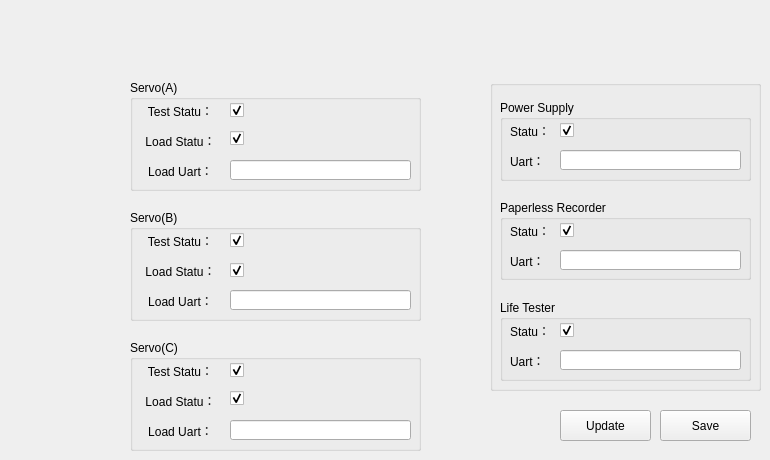
     <widget class="QWidget" name="tab_4">
      <attribute name="title">
       <string>Set The UART</string>
      </attribute>
      <widget class="QGroupBox" name="groupBox_7">
       <property name="geometry">
        <rect>
         <x>490</x>
         <y>80</y>
         <width>271</width>
         <height>311</height>
        </rect>
       </property>
       <property name="title">
        <string/>
       </property>
       <widget class="QGroupBox" name="groupBox_36">
        <property name="geometry">
         <rect>
          <x>10</x>
          <y>20</y>
          <width>251</width>
          <height>81</height>
         </rect>
        </property>
        <property name="title">
         <string>Power Supply</string>
        </property>
        <widget class="QCheckBox" name="checkBox_VOLT">
         <property name="enabled">
          <bool>true</bool>
         </property>
         <property name="geometry">
          <rect>
           <x>60</x>
           <y>20</y>
           <width>181</width>
           <height>21</height>
          </rect>
         </property>
         <property name="focusPolicy">
          <enum>Qt::NoFocus</enum>
         </property>
         <property name="text">
          <string/>
         </property>
         <property name="checkable">
          <bool>true</bool>
         </property>
         <property name="checked">
          <bool>true</bool>
         </property>
         <property name="tristate">
          <bool>false</bool>
         </property>
        </widget>
        <widget class="QLineEdit" name="lineEdit_VOLTUART">
         <property name="geometry">
          <rect>
           <x>60</x>
           <y>50</y>
           <width>181</width>
           <height>20</height>
          </rect>
         </property>
         <property name="alignment">
          <set>Qt::AlignLeading|Qt::AlignLeft|Qt::AlignVCenter</set>
         </property>
        </widget>
        <widget class="QLabel" name="label_43">
         <property name="geometry">
          <rect>
           <x>10</x>
           <y>50</y>
           <width>41</width>
           <height>22</height>
          </rect>
         </property>
         <property name="text">
          <string>Uart：</string>
         </property>
         <property name="alignment">
          <set>Qt::AlignLeading|Qt::AlignLeft|Qt::AlignVCenter</set>
         </property>
        </widget>
        <widget class="QLabel" name="label_VOLT">
         <property name="geometry">
          <rect>
           <x>10</x>
           <y>20</y>
           <width>41</width>
           <height>22</height>
          </rect>
         </property>
         <property name="text">
          <string>Statu：</string>
         </property>
         <property name="alignment">
          <set>Qt::AlignLeading|Qt::AlignLeft|Qt::AlignVCenter</set>
         </property>
        </widget>
       </widget>
       <widget class="QGroupBox" name="groupBox_38">
        <property name="geometry">
         <rect>
          <x>10</x>
          <y>120</y>
          <width>251</width>
          <height>80</height>
         </rect>
        </property>
        <property name="title">
         <string>Paperless Recorder</string>
        </property>
        <widget class="QLabel" name="label_12">
         <property name="geometry">
          <rect>
           <x>10</x>
           <y>50</y>
           <width>41</width>
           <height>22</height>
          </rect>
         </property>
         <property name="text">
          <string>Uart：</string>
         </property>
         <property name="alignment">
          <set>Qt::AlignLeading|Qt::AlignLeft|Qt::AlignVCenter</set>
         </property>
        </widget>
        <widget class="QCheckBox" name="checkBox_TRC">
         <property name="enabled">
          <bool>true</bool>
         </property>
         <property name="geometry">
          <rect>
           <x>60</x>
           <y>20</y>
           <width>181</width>
           <height>21</height>
          </rect>
         </property>
         <property name="mouseTracking">
          <bool>true</bool>
         </property>
         <property name="focusPolicy">
          <enum>Qt::NoFocus</enum>
         </property>
         <property name="text">
          <string/>
         </property>
         <property name="checkable">
          <bool>true</bool>
         </property>
         <property name="checked">
          <bool>true</bool>
         </property>
         <property name="tristate">
          <bool>false</bool>
         </property>
        </widget>
        <widget class="QLineEdit" name="lineEdit_TRCUART">
         <property name="geometry">
          <rect>
           <x>60</x>
           <y>50</y>
           <width>181</width>
           <height>20</height>
          </rect>
         </property>
         <property name="alignment">
          <set>Qt::AlignLeading|Qt::AlignLeft|Qt::AlignVCenter</set>
         </property>
        </widget>
        <widget class="QLabel" name="label_VOLT_2">
         <property name="geometry">
          <rect>
           <x>10</x>
           <y>20</y>
           <width>41</width>
           <height>22</height>
          </rect>
         </property>
         <property name="text">
          <string>Statu：</string>
         </property>
         <property name="alignment">
          <set>Qt::AlignLeading|Qt::AlignLeft|Qt::AlignVCenter</set>
         </property>
        </widget>
       </widget>
       <widget class="QGroupBox" name="groupBox_41">
        <property name="geometry">
         <rect>
          <x>10</x>
          <y>220</y>
          <width>251</width>
          <height>81</height>
         </rect>
        </property>
        <property name="title">
         <string>Life Tester</string>
        </property>
        <widget class="QCheckBox" name="checkBox_TEST">
         <property name="enabled">
          <bool>true</bool>
         </property>
         <property name="geometry">
          <rect>
           <x>60</x>
           <y>20</y>
           <width>181</width>
           <height>21</height>
          </rect>
         </property>
         <property name="focusPolicy">
          <enum>Qt::NoFocus</enum>
         </property>
         <property name="text">
          <string/>
         </property>
         <property name="checked">
          <bool>true</bool>
         </property>
         <property name="tristate">
          <bool>false</bool>
         </property>
        </widget>
        <widget class="QLabel" name="label_VOLT_5">
         <property name="geometry">
          <rect>
           <x>10</x>
           <y>50</y>
           <width>41</width>
           <height>22</height>
          </rect>
         </property>
         <property name="text">
          <string>Uart：</string>
         </property>
         <property name="alignment">
          <set>Qt::AlignLeading|Qt::AlignLeft|Qt::AlignVCenter</set>
         </property>
        </widget>
        <widget class="QLineEdit" name="lineEdit_TESTUART">
         <property name="geometry">
          <rect>
           <x>60</x>
           <y>50</y>
           <width>181</width>
           <height>20</height>
          </rect>
         </property>
         <property name="alignment">
          <set>Qt::AlignLeading|Qt::AlignLeft|Qt::AlignVCenter</set>
         </property>
        </widget>
        <widget class="QLabel" name="label_VOLT_4">
         <property name="geometry">
          <rect>
           <x>10</x>
           <y>20</y>
           <width>41</width>
           <height>22</height>
          </rect>
         </property>
         <property name="text">
          <string>Statu：</string>
         </property>
         <property name="alignment">
          <set>Qt::AlignLeading|Qt::AlignLeft|Qt::AlignVCenter</set>
         </property>
        </widget>
       </widget>
      </widget>
      <widget class="QGroupBox" name="groupBox_39">
       <property name="geometry">
        <rect>
         <x>130</x>
         <y>340</y>
         <width>291</width>
         <height>111</height>
        </rect>
       </property>
       <property name="title">
        <string>Servo(C)</string>
       </property>
       <widget class="QLabel" name="label_LOAD_A">
        <property name="geometry">
         <rect>
          <x>10</x>
          <y>50</y>
          <width>81</width>
          <height>22</height>
         </rect>
        </property>
        <property name="text">
         <string>Load Statu：</string>
        </property>
        <property name="alignment">
         <set>Qt::AlignCenter</set>
        </property>
       </widget>
       <widget class="QLabel" name="label_58">
        <property name="geometry">
         <rect>
          <x>10</x>
          <y>80</y>
          <width>81</width>
          <height>22</height>
         </rect>
        </property>
        <property name="text">
         <string>Load Uart：</string>
        </property>
        <property name="alignment">
         <set>Qt::AlignCenter</set>
        </property>
       </widget>
       <widget class="QLabel" name="label_59">
        <property name="geometry">
         <rect>
          <x>10</x>
          <y>20</y>
          <width>81</width>
          <height>22</height>
         </rect>
        </property>
        <property name="text">
         <string>Test Statu：</string>
        </property>
        <property name="alignment">
         <set>Qt::AlignCenter</set>
        </property>
       </widget>
       <widget class="QCheckBox" name="checkBox_TEST_C">
        <property name="enabled">
         <bool>true</bool>
        </property>
        <property name="geometry">
         <rect>
          <x>100</x>
          <y>20</y>
          <width>16</width>
          <height>21</height>
         </rect>
        </property>
        <property name="focusPolicy">
         <enum>Qt::NoFocus</enum>
        </property>
        <property name="text">
         <string/>
        </property>
        <property name="checked">
         <bool>true</bool>
        </property>
        <property name="tristate">
         <bool>false</bool>
        </property>
       </widget>
       <widget class="QLineEdit" name="lineEdit_LOADUART_C">
        <property name="geometry">
         <rect>
          <x>100</x>
          <y>80</y>
          <width>181</width>
          <height>20</height>
         </rect>
        </property>
        <property name="alignment">
         <set>Qt::AlignLeading|Qt::AlignLeft|Qt::AlignVCenter</set>
        </property>
       </widget>
       <widget class="QCheckBox" name="checkBox_C">
        <property name="enabled">
         <bool>true</bool>
        </property>
        <property name="geometry">
         <rect>
          <x>100</x>
          <y>50</y>
          <width>16</width>
          <height>16</height>
         </rect>
        </property>
        <property name="focusPolicy">
         <enum>Qt::NoFocus</enum>
        </property>
        <property name="text">
         <string/>
        </property>
        <property name="checked">
         <bool>true</bool>
        </property>
        <property name="tristate">
         <bool>false</bool>
        </property>
       </widget>
      </widget>
      <widget class="QGroupBox" name="groupBox_37">
       <property name="geometry">
        <rect>
         <x>130</x>
         <y>210</y>
         <width>291</width>
         <height>111</height>
        </rect>
       </property>
       <property name="title">
        <string>Servo(B)</string>
       </property>
       <widget class="QLabel" name="label_LOAD_B">
        <property name="geometry">
         <rect>
          <x>10</x>
          <y>50</y>
          <width>81</width>
          <height>22</height>
         </rect>
        </property>
        <property name="text">
         <string>Load Statu：</string>
        </property>
        <property name="alignment">
         <set>Qt::AlignCenter</set>
        </property>
       </widget>
       <widget class="QCheckBox" name="checkBox_B">
        <property name="enabled">
         <bool>true</bool>
        </property>
        <property name="geometry">
         <rect>
          <x>100</x>
          <y>50</y>
          <width>16</width>
          <height>21</height>
         </rect>
        </property>
        <property name="focusPolicy">
         <enum>Qt::NoFocus</enum>
        </property>
        <property name="text">
         <string/>
        </property>
        <property name="checkable">
         <bool>true</bool>
        </property>
        <property name="checked">
         <bool>true</bool>
        </property>
        <property name="tristate">
         <bool>false</bool>
        </property>
       </widget>
       <widget class="QLabel" name="label_VOLT_3">
        <property name="geometry">
         <rect>
          <x>10</x>
          <y>80</y>
          <width>81</width>
          <height>22</height>
         </rect>
        </property>
        <property name="text">
         <string>Load Uart：</string>
        </property>
        <property name="alignment">
         <set>Qt::AlignCenter</set>
        </property>
       </widget>
       <widget class="QLineEdit" name="lineEdit_LOADUART_B">
        <property name="geometry">
         <rect>
          <x>100</x>
          <y>80</y>
          <width>181</width>
          <height>20</height>
         </rect>
        </property>
        <property name="alignment">
         <set>Qt::AlignLeading|Qt::AlignLeft|Qt::AlignVCenter</set>
        </property>
       </widget>
       <widget class="QLabel" name="label_VOLT_6">
        <property name="geometry">
         <rect>
          <x>10</x>
          <y>20</y>
          <width>81</width>
          <height>22</height>
         </rect>
        </property>
        <property name="text">
         <string>Test Statu：</string>
        </property>
        <property name="alignment">
         <set>Qt::AlignCenter</set>
        </property>
       </widget>
       <widget class="QCheckBox" name="checkBox_TEST_B">
        <property name="enabled">
         <bool>true</bool>
        </property>
        <property name="geometry">
         <rect>
          <x>100</x>
          <y>20</y>
          <width>16</width>
          <height>21</height>
         </rect>
        </property>
        <property name="focusPolicy">
         <enum>Qt::NoFocus</enum>
        </property>
        <property name="text">
         <string/>
        </property>
        <property name="checked">
         <bool>true</bool>
        </property>
        <property name="tristate">
         <bool>false</bool>
        </property>
       </widget>
      </widget>
      <widget class="QGroupBox" name="groupBox_40">
       <property name="geometry">
        <rect>
         <x>130</x>
         <y>80</y>
         <width>291</width>
         <height>111</height>
        </rect>
       </property>
       <property name="title">
        <string>Servo(A)</string>
       </property>
       <widget class="QCheckBox" name="checkBox_TEST_A">
        <property name="enabled">
         <bool>true</bool>
        </property>
        <property name="geometry">
         <rect>
          <x>100</x>
          <y>20</y>
          <width>16</width>
          <height>21</height>
         </rect>
        </property>
        <property name="focusPolicy">
         <enum>Qt::NoFocus</enum>
        </property>
        <property name="text">
         <string/>
        </property>
        <property name="checked">
         <bool>true</bool>
        </property>
        <property name="tristate">
         <bool>false</bool>
        </property>
       </widget>
       <widget class="QLabel" name="label_60">
        <property name="geometry">
         <rect>
          <x>10</x>
          <y>20</y>
          <width>81</width>
          <height>22</height>
         </rect>
        </property>
        <property name="text">
         <string>Test Statu：</string>
        </property>
        <property name="alignment">
         <set>Qt::AlignCenter</set>
        </property>
       </widget>
       <widget class="QLabel" name="label_61">
        <property name="geometry">
         <rect>
          <x>10</x>
          <y>80</y>
          <width>81</width>
          <height>22</height>
         </rect>
        </property>
        <property name="text">
         <string>Load Uart：</string>
        </property>
        <property name="alignment">
         <set>Qt::AlignCenter</set>
        </property>
       </widget>
       <widget class="QLabel" name="label_LOAD_C">
        <property name="geometry">
         <rect>
          <x>10</x>
          <y>50</y>
          <width>81</width>
          <height>22</height>
         </rect>
        </property>
        <property name="text">
         <string>Load Statu：</string>
        </property>
        <property name="alignment">
         <set>Qt::AlignCenter</set>
        </property>
       </widget>
       <widget class="QLineEdit" name="lineEdit_LOADUART_A">
        <property name="geometry">
         <rect>
          <x>100</x>
          <y>80</y>
          <width>181</width>
          <height>20</height>
         </rect>
        </property>
        <property name="alignment">
         <set>Qt::AlignLeading|Qt::AlignLeft|Qt::AlignVCenter</set>
        </property>
       </widget>
       <widget class="QCheckBox" name="checkBox_A">
        <property name="enabled">
         <bool>true</bool>
        </property>
        <property name="geometry">
         <rect>
          <x>100</x>
          <y>50</y>
          <width>16</width>
          <height>16</height>
         </rect>
        </property>
        <property name="focusPolicy">
         <enum>Qt::NoFocus</enum>
        </property>
        <property name="text">
         <string/>
        </property>
        <property name="checked">
         <bool>true</bool>
        </property>
        <property name="tristate">
         <bool>false</bool>
        </property>
       </widget>
      </widget>
      <widget class="QPushButton" name="pushButton_4">
       <property name="geometry">
        <rect>
         <x>660</x>
         <y>410</y>
         <width>91</width>
         <height>31</height>
        </rect>
       </property>
       <property name="text">
        <string>Save</string>
       </property>
      </widget>
      <widget class="QPushButton" name="pushButton_5">
       <property name="geometry">
        <rect>
         <x>560</x>
         <y>410</y>
         <width>91</width>
         <height>31</height>
        </rect>
       </property>
       <property name="text">
        <string>Update</string>
       </property>
      </widget>
     </widget>
